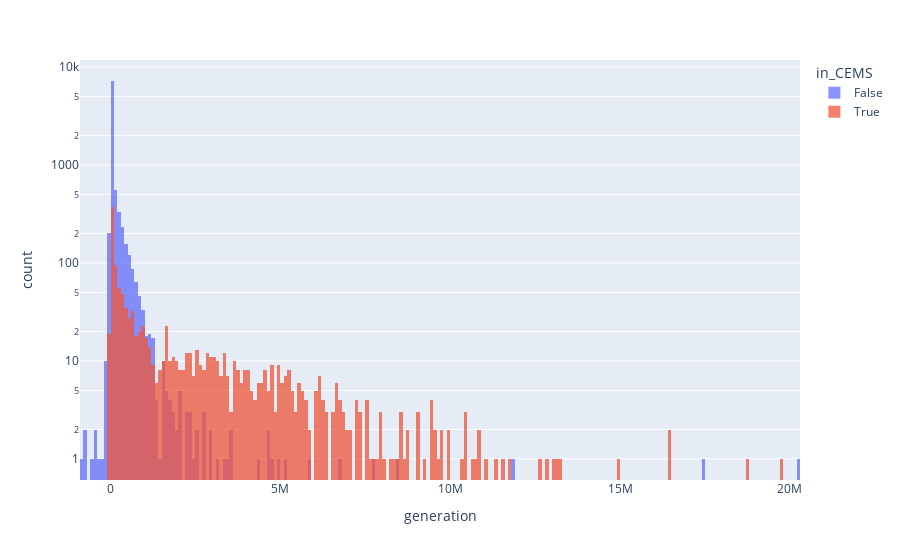

Notebook cell for this chart:
### Code cell
fig = px.histogram(plants, x="generation", color="in_CEMS", log_y=True)
# Overlay both histograms
fig.update_layout(barmode='overlay')
# Reduce opacity to see both histograms
fig.update_traces(opacity=0.75)

### Figure 1 — Plotly figure (JSON) as saved in the notebook; plotly's stock layout.template omitted (floating-point values rounded to 4 significant figures; data arrays with more than 128 entries replaced by an {"elided": "..."} marker saying what was removed)
{"data": [{"alignmentgroup": "True", "bingroup": "x", "hovertemplate": "in_CEMS=False<br>generation=%{x}<br>count=%{y}<extra></extra>", "legendgroup": "False", "marker": {"color": "#636efa", "pattern": {"shape": ""}}, "name": "False", "offsetgroup": "False", "opacity": 0.75, "orientation": "v", "showlegend": true, "type": "histogram", "x": {"elided": "11409 float values"}, "xaxis": "x", "yaxis": "y"}, {"alignmentgroup": "True", "bingroup": "x", "hovertemplate": "in_CEMS=True<br>generation=%{x}<br>count=%{y}<extra></extra>", "legendgroup": "True", "marker": {"color": "#EF553B", "pattern": {"shape": ""}}, "name": "True", "offsetgroup": "True", "opacity": 0.75, "orientation": "v", "showlegend": true, "type": "histogram", "x": {"elided": "1262 float values"}, "xaxis": "x", "yaxis": "y"}], "layout": {"barmode": "overlay", "legend": {"title": {"text": "in_CEMS"}, "tracegroupgap": 0}, "margin": {"t": 60}, "xaxis": {"anchor": "y", "domain": [0, 1], "title": {"text": "generation"}}, "yaxis": {"anchor": "x", "domain": [0, 1], "title": {"text": "count"}, "type": "log"}}}
